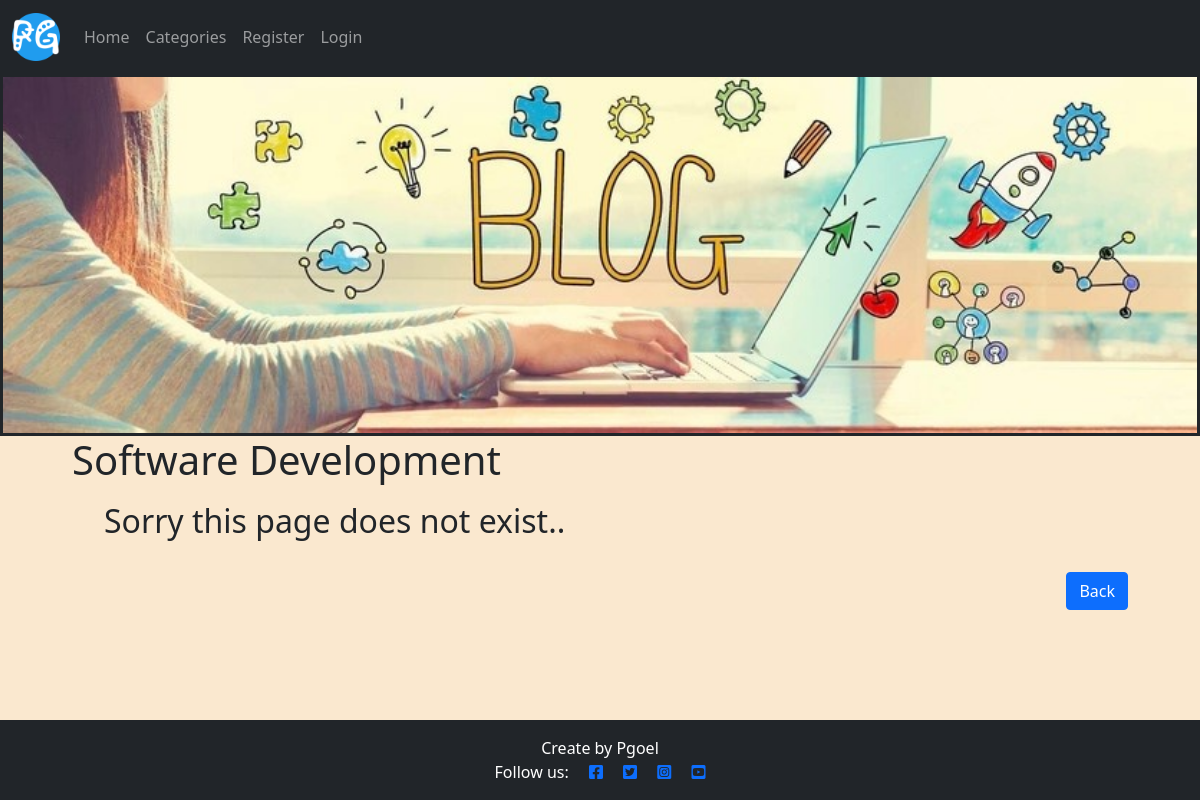
/category/Software Development/, run on an earlier commit of the app's database.
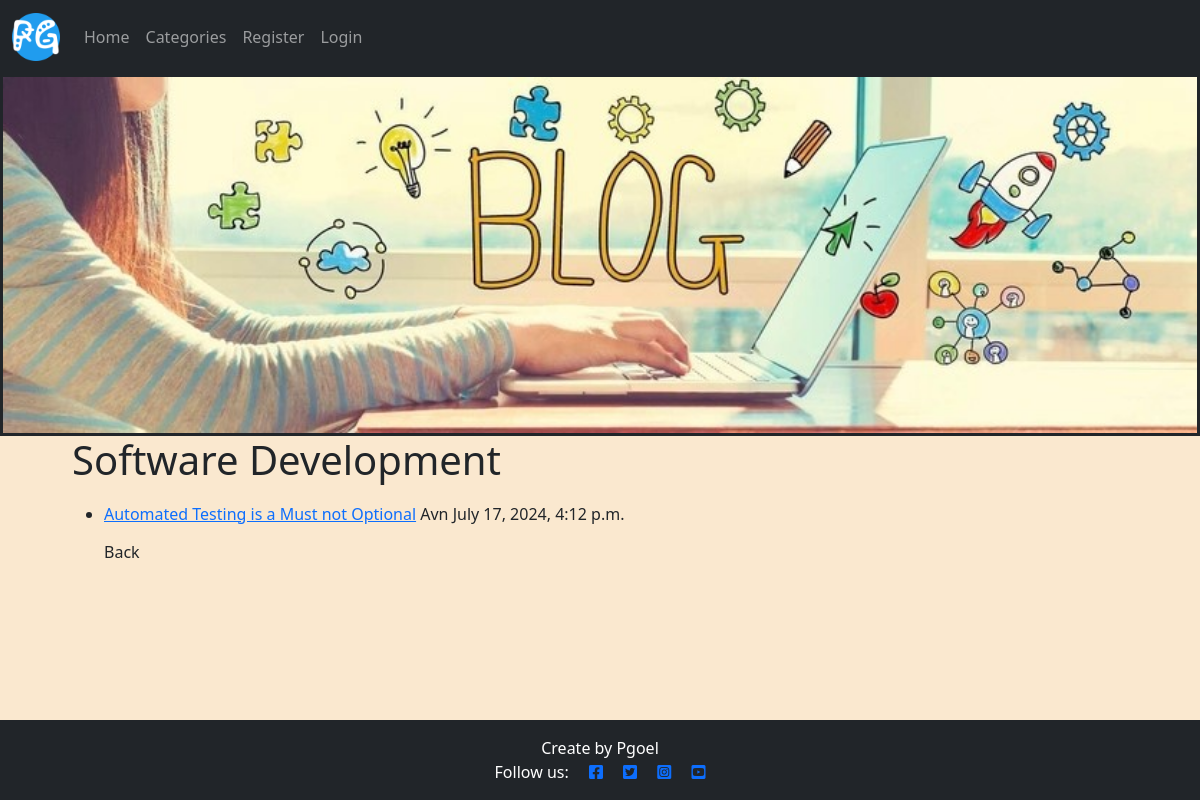
And on a later commit of the database.
### blogapp/models.py (models this page shows, shortened)
class Post(models.Model):
    title = models.CharField(max_length=255, unique= False)
    slug = models.SlugField(max_length=200)
    author = models.ForeignKey(get_user_model(), on_delete=models.CASCADE, related_name="blog_posts")
    date_posted = models.DateTimeField(auto_now_add=True)
    category = models.CharField(max_length=255, default='coding')
    content = models.TextField()
    likes = models.ManyToManyField(User,related_name = 'blogpost_like', blank= True)
    update_date = models.DateTimeField(default=timezone.now)
    snippet = models.CharField(max_length=255)
    blog_image = models.ImageField(null=True, blank=True, upload_to="images/" )
    class Meta:
        ordering = ['-date_posted']

### blogapp/views.py (the view)
# urls.py: path('category/<str:cats>/',CategoryView, name='category'),
def CategoryView(request, cats):
    Category_posts = Post.objects.filter(category=cats.replace('_',' '))
    return render(request,'categories.html', {'cats':cats.title().replace('_',' '), 'category_posts':Category_posts} )

### templates/categories.html (shortened to what this page needs)
{% extends "base.html" %}
{% block content %}
<h1>{{ cats }}</h1>
<ul>
{% if category_posts %}
    {% for post in category_posts %}
    <li>
        <a href="{% url 'post_detail' post.pk %}">{{ post.title}}</a>
            {{ post.author }} {{ post.date_posted }}
        {{ post.content | slice:":200" | safe }}
    </li>
    {% endfor %}
    <a href="{% url 'category' %}" class="btn btn-primary float-end">Back</a>
    <br><br><br><br><br><br>
{% else %}
    <h2>Sorry this page does not exist.. </h2><br>
    <a href="{% url 'category' %}" class="btn btn-primary float-end">Back</a><br><br><br><br><br>
{% endif %}
</ul>
{%endblock%}

What changed in the data, as far as the page shows it:
now on this page (row edited): Post: category "Software Development", title "Automated Testing is a Must not Optional", author "Avn", date_posted "July 17, 2024, 4:12 p.m."
Also different on the page:
{{ cats }}: "Software Development" → (not shown)
text no longer shown: "Sorry this page does not exist.."
